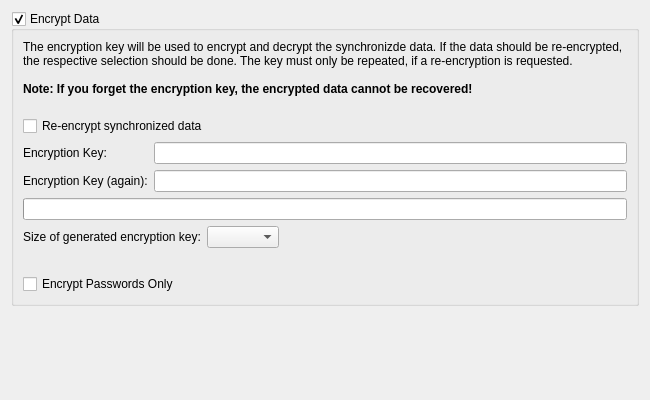
<?xml version="1.0" encoding="UTF-8"?>
<ui version="4.0">
 <class>SyncEncryptionPage</class>
 <widget class="QWizardPage" name="SyncEncryptionPage">
  <property name="geometry">
   <rect>
    <x>0</x>
    <y>0</y>
    <width>650</width>
    <height>400</height>
   </rect>
  </property>
  <property name="title">
   <string>Encryption Settings</string>
  </property>
  <property name="subTitle">
   <string>Please select, if the synchronized data should be encrypted and enter the encryption key</string>
  </property>
  <layout class="QVBoxLayout" name="verticalLayout">
   <item>
    <widget class="QGroupBox" name="encryptionGroupBox">
     <property name="toolTip">
      <string>Select to encrypt the synchronzed data</string>
     </property>
     <property name="title">
      <string>Encrypt Data</string>
     </property>
     <property name="checkable">
      <bool>true</bool>
     </property>
     <layout class="QGridLayout" name="gridLayout">
      <item row="0" column="0" colspan="2">
       <widget class="QLabel" name="label_3">
        <property name="text">
         <string>&lt;p&gt;The encryption key will be used to encrypt and decrypt the synchronizde data. If the data should be re-encrypted, the respective selection should be done. The key must only be repeated, if a re-encryption is requested.&lt;br/&gt;&lt;br/&gt;&lt;b&gt;Note: If you forget the encryption key, the encrypted data cannot be recovered!&lt;/b&gt;&lt;br/&gt;&lt;/p&gt;</string>
        </property>
        <property name="wordWrap">
         <bool>true</bool>
        </property>
       </widget>
      </item>
      <item row="1" column="0" colspan="2">
       <widget class="QCheckBox" name="reencryptCheckBox">
        <property name="toolTip">
         <string>Select to re-encrypt the synchronized data</string>
        </property>
        <property name="text">
         <string>Re-encrypt synchronized data</string>
        </property>
       </widget>
      </item>
      <item row="2" column="0">
       <widget class="QLabel" name="label">
        <property name="text">
         <string>Encryption Key:</string>
        </property>
       </widget>
      </item>
      <item row="2" column="1">
       <widget class="QLineEdit" name="encryptionKeyEdit">
        <property name="toolTip">
         <string>Enter the encryption key</string>
        </property>
        <property name="echoMode">
         <enum>QLineEdit::Password</enum>
        </property>
       </widget>
      </item>
      <item row="3" column="0">
       <widget class="QLabel" name="label_2">
        <property name="text">
         <string>Encryption Key (again):</string>
        </property>
       </widget>
      </item>
      <item row="3" column="1">
       <widget class="QLineEdit" name="encryptionKeyAgainEdit">
        <property name="toolTip">
         <string>Repeat the encryption key</string>
        </property>
        <property name="echoMode">
         <enum>QLineEdit::Password</enum>
        </property>
       </widget>
      </item>
      <item row="4" column="0" colspan="2">
       <widget class="EricPasswordMeter" name="passwordMeter">
        <property name="toolTip">
         <string>Shows an indication for the encryption key strength</string>
        </property>
       </widget>
      </item>
      <item row="5" column="0" colspan="2">
       <layout class="QHBoxLayout" name="horizontalLayout">
        <item>
         <widget class="QLabel" name="label_4">
          <property name="text">
           <string>Size of generated encryption key:</string>
          </property>
         </widget>
        </item>
        <item>
         <widget class="QComboBox" name="keySizeComboBox">
          <property name="toolTip">
           <string>Select the size of the generated encryption key</string>
          </property>
         </widget>
        </item>
        <item>
         <spacer name="horizontalSpacer">
          <property name="orientation">
           <enum>Qt::Horizontal</enum>
          </property>
          <property name="sizeHint" stdset="0">
           <size>
            <width>40</width>
            <height>20</height>
           </size>
          </property>
         </spacer>
        </item>
       </layout>
      </item>
      <item row="6" column="0" colspan="2">
       <widget class="QLabel" name="errorLabel">
        <property name="styleSheet">
         <string notr="true">color : red;</string>
        </property>
        <property name="wordWrap">
         <bool>true</bool>
        </property>
       </widget>
      </item>
      <item row="7" column="0" colspan="2">
       <widget class="QCheckBox" name="loginsOnlyCheckBox">
        <property name="toolTip">
         <string>Select to encrypt only the passwords</string>
        </property>
        <property name="text">
         <string>Encrypt Passwords Only</string>
        </property>
       </widget>
      </item>
     </layout>
    </widget>
   </item>
   <item>
    <spacer name="verticalSpacer">
     <property name="orientation">
      <enum>Qt::Vertical</enum>
     </property>
     <property name="sizeHint" stdset="0">
      <size>
       <width>20</width>
       <height>191</height>
      </size>
     </property>
    </spacer>
   </item>
  </layout>
 </widget>
 <customwidgets>
  <customwidget>
   <class>EricPasswordMeter</class>
   <extends>QProgressBar</extends>
   <header>EricWidgets/EricPasswordMeter</header>
  </customwidget>
 </customwidgets>
 <tabstops>
  <tabstop>encryptionGroupBox</tabstop>
  <tabstop>reencryptCheckBox</tabstop>
  <tabstop>encryptionKeyEdit</tabstop>
  <tabstop>encryptionKeyAgainEdit</tabstop>
  <tabstop>keySizeComboBox</tabstop>
  <tabstop>loginsOnlyCheckBox</tabstop>
 </tabstops>
 <resources/>
 <connections/>
</ui>
